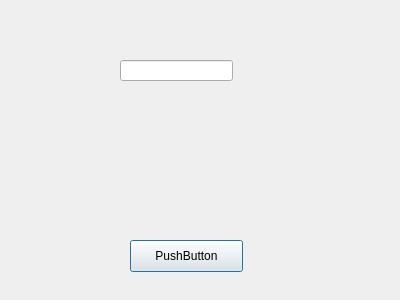
<?xml version="1.0" encoding="UTF-8"?>
<ui version="4.0">
 <class>Dialog</class>
 <widget class="QDialog" name="Dialog">
  <property name="geometry">
   <rect>
    <x>0</x>
    <y>0</y>
    <width>400</width>
    <height>300</height>
   </rect>
  </property>
  <property name="windowTitle">
   <string>Dialog</string>
  </property>
  <widget class="QPushButton" name="pushButton">
   <property name="geometry">
    <rect>
     <x>130</x>
     <y>240</y>
     <width>113</width>
     <height>32</height>
    </rect>
   </property>
   <property name="text">
    <string>PushButton</string>
   </property>
  </widget>
  <widget class="QLineEdit" name="lineEdit">
   <property name="geometry">
    <rect>
     <x>120</x>
     <y>60</y>
     <width>113</width>
     <height>21</height>
    </rect>
   </property>
  </widget>
 </widget>
 <resources/>
 <connections>
  <connection>
   <sender>pushButton</sender>
   <signal>pressed()</signal>
   <receiver>lineEdit</receiver>
   <slot>selectAll()</slot>
   <hints>
    <hint type="sourcelabel">
     <x>185</x>
     <y>259</y>
    </hint>
    <hint type="destinationlabel">
     <x>182</x>
     <y>77</y>
    </hint>
   </hints>
  </connection>
 </connections>
</ui>
